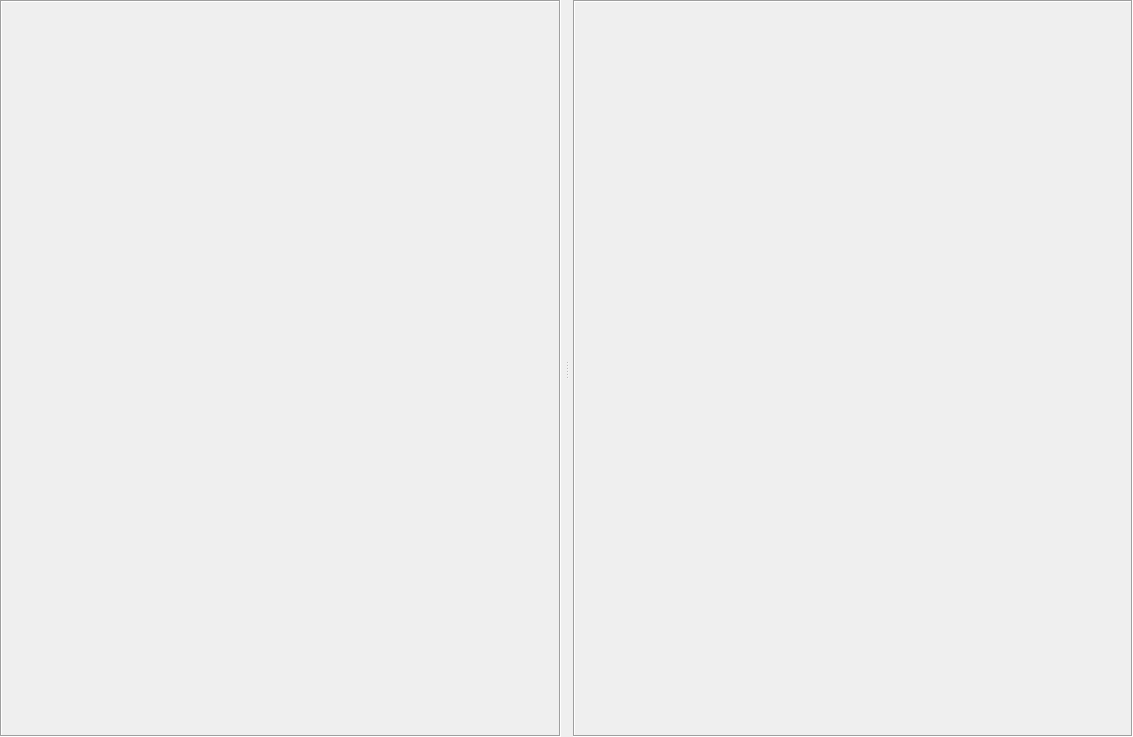
<?xml version="1.0" encoding="UTF-8"?>
<ui version="4.0">
 <class>page_media_area</class>
 <widget class="QWidget" name="page_media_area">
  <property name="geometry">
   <rect>
    <x>0</x>
    <y>0</y>
    <width>1133</width>
    <height>737</height>
   </rect>
  </property>
  <property name="windowTitle">
   <string>Media</string>
  </property>
  <property name="surfaceRole" stdset="0">
   <string>area</string>
  </property>
  <layout class="QVBoxLayout" name="verticalLayout">
   <property name="spacing">
    <number>12</number>
   </property>
   <property name="leftMargin">
    <number>0</number>
   </property>
   <property name="topMargin">
    <number>0</number>
   </property>
   <property name="rightMargin">
    <number>0</number>
   </property>
   <property name="bottomMargin">
    <number>0</number>
   </property>
   <item>
    <widget class="QSplitter" name="splitter_hz">
     <property name="orientation">
      <enum>Qt::Orientation::Horizontal</enum>
     </property>
     <property name="handleWidth">
      <number>12</number>
     </property>
     <widget class="QFrame" name="panel_media_sources_host">
      <property name="frameShape">
       <enum>QFrame::Shape::Box</enum>
      </property>
      <property name="frameShadow">
       <enum>QFrame::Shadow::Sunken</enum>
      </property>
      <property name="separatorRole" stdset="0">
       <string>inset</string>
      </property>
      <property name="surfaceRole" stdset="0">
       <string>panel</string>
      </property>
      <layout class="QVBoxLayout" name="layout_media_sources_host">
       <property name="spacing">
        <number>0</number>
       </property>
       <property name="leftMargin">
        <number>0</number>
       </property>
       <property name="topMargin">
        <number>0</number>
       </property>
       <property name="rightMargin">
        <number>0</number>
       </property>
       <property name="bottomMargin">
        <number>0</number>
       </property>
      </layout>
     </widget>
     <widget class="QFrame" name="panel_thumbnails_host">
      <property name="frameShape">
       <enum>QFrame::Shape::Box</enum>
      </property>
      <property name="frameShadow">
       <enum>QFrame::Shadow::Sunken</enum>
      </property>
      <property name="separatorRole" stdset="0">
       <string>inset</string>
      </property>
      <property name="surfaceRole" stdset="0">
       <string>panel</string>
      </property>
      <layout class="QVBoxLayout" name="layout_thumbnails_host">
       <property name="spacing">
        <number>0</number>
       </property>
       <property name="leftMargin">
        <number>0</number>
       </property>
       <property name="topMargin">
        <number>0</number>
       </property>
       <property name="rightMargin">
        <number>0</number>
       </property>
       <property name="bottomMargin">
        <number>0</number>
       </property>
      </layout>
     </widget>
    </widget>
   </item>
  </layout>
 </widget>
 <resources/>
 <connections/>
</ui>
